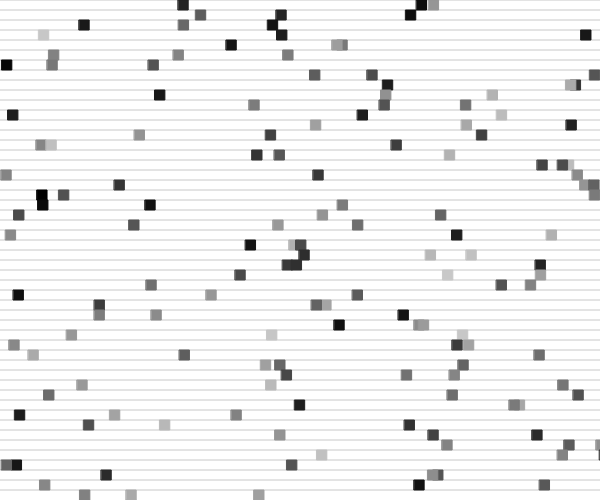
Frame 1 (no input)
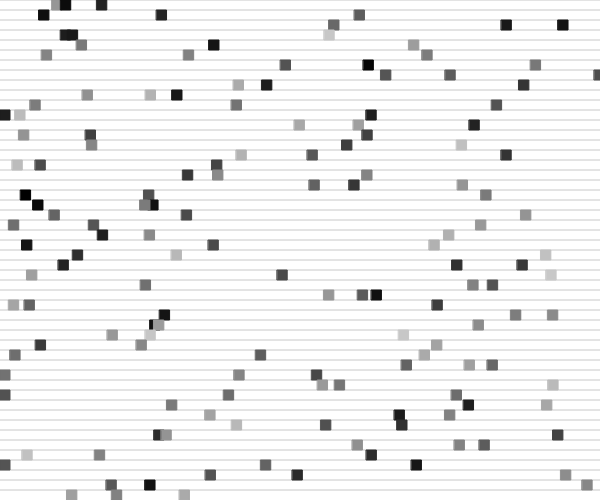
Frame 60 (no input)
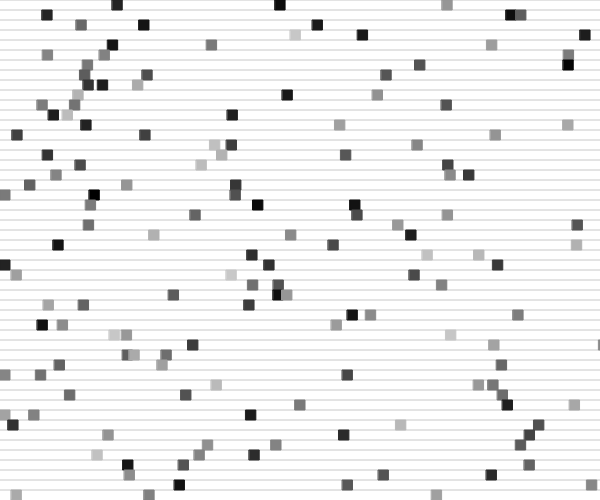
Frame 120 (the mouse pressed at the canvas centre since frame 60)

The p5.js sketch that drew these frames (run headless with seeded random() and noise() and a simulated clock; from frame 60 on, the mouse is pressed at the canvas centre):

// p5.js sketch
// ── sketch.js
BAR_HEIGHT = 10;
CELL_WIDTH_MIN = 1
CELL_WIDTH_MAX = 1
CELL_HEIGHT_MIN = 1
CELL_HEIGHT_MAX = 1
CELL_SPEED_MIN = 1
CELL_SPEED_MAX = 80

var y = 100;
var x = 200

var cellX = {}
var cellWidth = {}
var cellColor = {}
var cellHeight = {}
var cellSpeed = {}
var cellId = 0;

function setup() {
  // uncomment this line to make the canvas the full size of the window
   createCanvas(600, 500);
   strokeWeight(1);
   frameRate(30);
}
// The statements in the setup() function
// execute once when the program begins
// program is stopped. Each statement is executed in
// sequence and after the last line is read, the first
// line is executed again.

function randomBarNumber(){
  return BAR_HEIGHT*(random(height/BAR_HEIGHT));
}


function randomBarLineArray(){
  numOfBars = Math.floor(height/BAR_HEIGHT);
  var arr = [];
  for(var i=0; i< 10; i++){
    arr.push(random(numOfBars));
  }
  return arr;
}
function createCell(id, startAt, barNum, speed, color){
  if (!cellX[id]){
    cellX[id] = startAt;
  }
  if (!cellHeight[id]){
    cellHeight[id] = BAR_HEIGHT*random(CELL_HEIGHT_MIN, CELL_HEIGHT_MAX);
  }
  if (!cellWidth[id]){
    cellWidth[id] = BAR_HEIGHT*random(CELL_WIDTH_MIN, CELL_WIDTH_MAX);
  }
  if (!cellColor[id]){
    cellColor[id] = color;
  }
  if (cellX[id] >= width){
    resetCell(cellX, id)
  }
  if (!cellSpeed[id]){
    cellSpeed[id] = speed/(cellWidth[id]/4);
  }
  stroke(cellColor[id])
  fill(cellColor[id])
  // X position, Y position, width, height
  rect(cellX[id], BAR_HEIGHT*barNum, cellWidth[id], cellHeight[id]);
  cellX[id] = cellX[id] + cellSpeed[id];

}

function resetCell(cellX, id){
  cellX[id] = 0;
  cellSpeed[id] = false;
  cellWidth[id] = BAR_HEIGHT*random(CELL_WIDTH_MIN, CELL_WIDTH_MAX);
}

function createLines(color){
  numOfBars = height/BAR_HEIGHT
  for(var i =0;i<numOfBars; i++){
    stroke(color);
    line(0, i*BAR_HEIGHT, width, i*BAR_HEIGHT)
  }
}
function draw() {
  background(255);
  createLines(200)
  for(var i = 0; i< height/BAR_HEIGHT; i++){
    createCell(i,random(width) , i, random(CELL_SPEED_MIN, CELL_SPEED_MAX), color([random(200)]))
    createCell(i+'b',random(width) , i, random(CELL_SPEED_MIN, CELL_SPEED_MAX), color([random(200)]))
    createCell(i+'c',random(width) , i, random(CELL_SPEED_MIN, CELL_SPEED_MAX), color([random(200)]))
  }
}

// ── main.css
body {
  padding: 0; margin: 0;
}
canvas{
    position: absolute;
    border-style: solid;
    border-width: 1px;
    border-top:0;
    top: 45%;
    left: 50%;
    transform: translateX(-50%) translateY(-50%);
}
